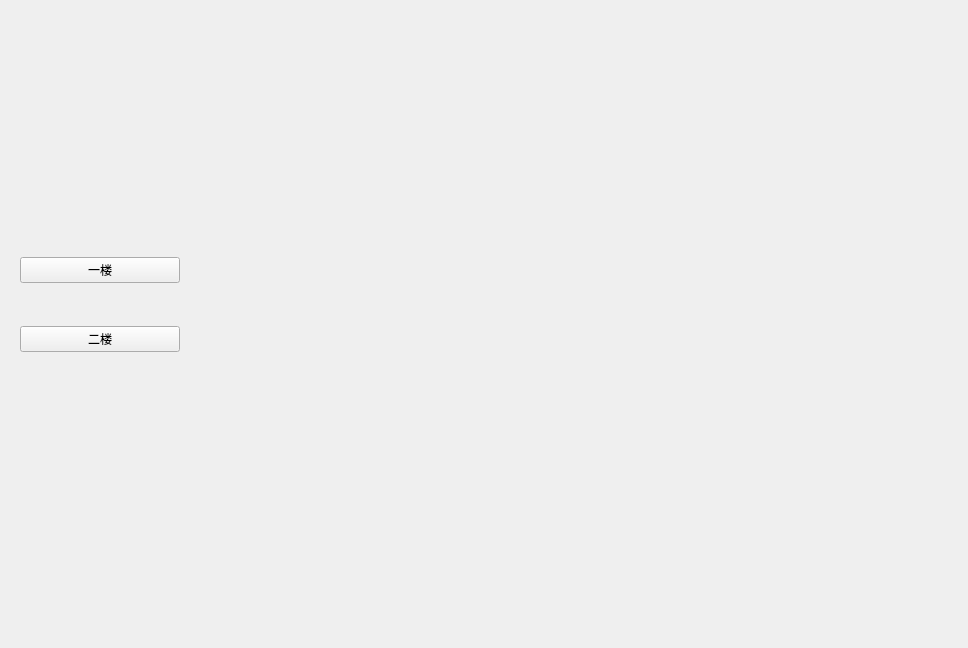
<?xml version="1.0" encoding="UTF-8"?>
<ui version="4.0">
 <class>insideWidget</class>
 <widget class="QWidget" name="insideWidget">
  <property name="geometry">
   <rect>
    <x>0</x>
    <y>0</y>
    <width>968</width>
    <height>648</height>
   </rect>
  </property>
  <property name="windowTitle">
   <string>Form</string>
  </property>
  <widget class="QWidget" name="verticalLayoutWidget">
   <property name="geometry">
    <rect>
     <x>20</x>
     <y>220</y>
     <width>160</width>
     <height>171</height>
    </rect>
   </property>
   <layout class="QVBoxLayout" name="verticalLayout">
    <item>
     <widget class="QPushButton" name="pushButton">
      <property name="text">
       <string>一楼</string>
      </property>
     </widget>
    </item>
    <item>
     <widget class="QPushButton" name="pushButton_2">
      <property name="text">
       <string>二楼</string>
      </property>
     </widget>
    </item>
   </layout>
  </widget>
  <widget class="QStackedWidget" name="stackedWidget">
   <property name="geometry">
    <rect>
     <x>210</x>
     <y>20</y>
     <width>691</width>
     <height>571</height>
    </rect>
   </property>
   <widget class="QWidget" name="page">
    <property name="styleSheet">
     <string notr="true">image: url(:/image/S4_1.jpg);</string>
    </property>
   </widget>
   <widget class="QWidget" name="page_2">
    <property name="styleSheet">
     <string notr="true">image: url(:/image/S4_2.jpg);</string>
    </property>
   </widget>
  </widget>
 </widget>
 <resources/>
 <connections/>
</ui>
